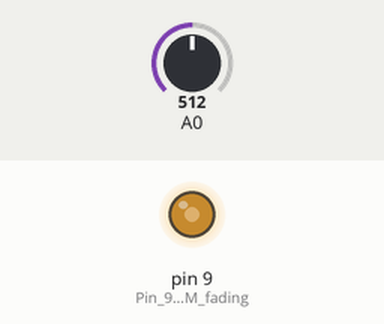
Recording of a sketch running on a simulated Arduino Uno, built with avr-gcc and run on an emulated ATmega328P. On the bench: output pins drawn as LEDs (lit = HIGH). The test bench sets the inputs (shaded band); at power-on: A0 = 512.

Above: at 1.2 s.
1.3 s: A0 set to 716
At 2.5 s:
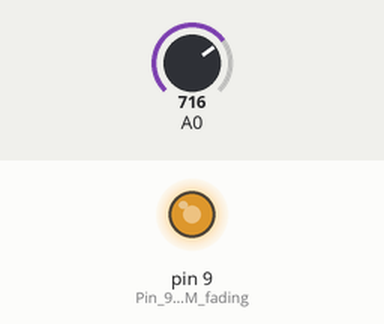
2.8 s: A0 set to 900
At 3.7 s:
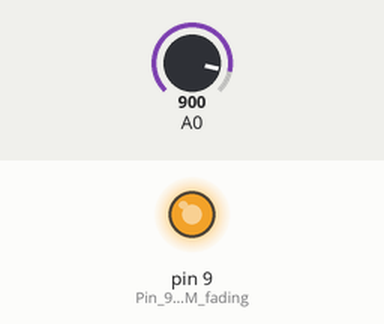
4.3 s: A0 set to 122
At 4.7 s:
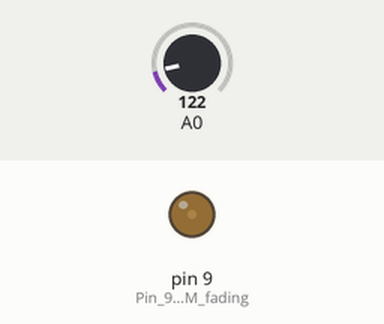
5.8 s: A0 set to 0
At 6.1 s:
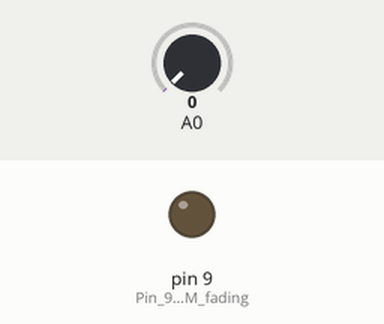
Timing chart, 0 to 8.3 s (numbered marks = the images above; inputs shaded):
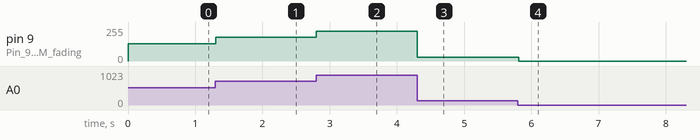

The sketch:

PWM-LED.ino
```cpp
void setup() {
  pinMode(9, OUTPUT); // Pin 9 supports PWM fading
}

void loop() {
  int sensorValue = analogRead(A0);    // Read knob (0-1023)
  int brightness = sensorValue / 4;   // Scale to 0-255
  analogWrite(9, brightness);         // Fade LED
  delay(10);
}
```

Measured:
- after the input at 1.3 s, pin 9 (Pin_9_supports_PWM_fading): 128/255 → 179/255 at once
- after the input at 2.8 s, pin 9 (Pin_9_supports_PWM_fading): 179/255 → 225/255 at once
- after the input at 4.3 s, pin 9 (Pin_9_supports_PWM_fading): 225/255 → 30/255 at once
- after the input at 5.8 s, pin 9 (Pin_9_supports_PWM_fading): 30/255 → 0/255 at once
